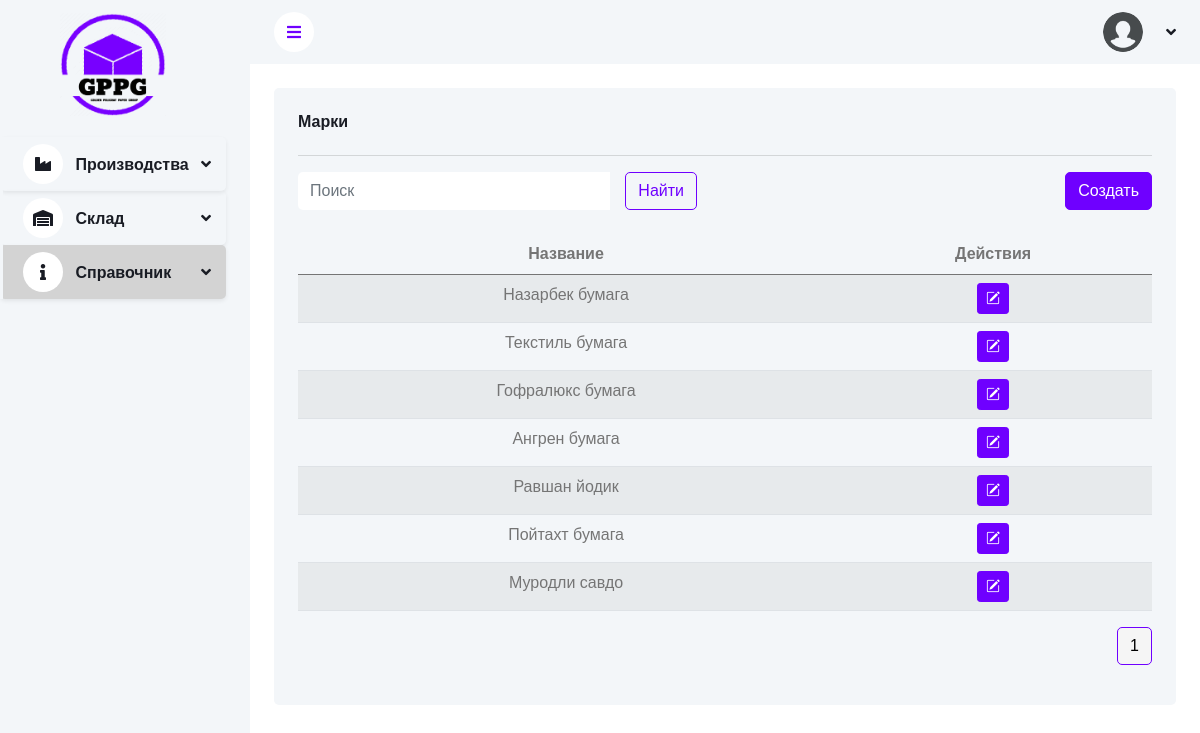
Page /info/brands/ on the committed database.
### apps/info/models.py (models this page shows, shortened)
class Brand(BaseModel):
	name = models.CharField(max_length=100, verbose_name="Название")
	class Meta:
		verbose_name = "Бренд"
		verbose_name_plural = "Бренды"

### apps/info/views.py (the view)
# urls.py: path('brands/', BrandListCreate.as_view(), name='brand-list'),
class BrandListCreate(BaseListCreateView):
	model = Brand
	form_class = BrandForm
	template_name = "info/brand_list.html"
	redirect_url = "info:brand-list"

### apps/shared/views.py (called while the page is built)
	@staticmethod
	def apply_pagination_and_search(queryset, request):
		search_query = request.GET.get('search')
		if search_query:
			search_query = search_query.strip()
			queryset = queryset.filter(Q(name__icontains=search_query))
		page_size = request.GET.get("page_size", 12)
		paginator = Paginator(queryset, page_size)
		page_num = request.GET.get("page", 1)
		page_obj = paginator.get_page(page_num)
		return page_obj

	def get_cache_key(self):
		return f'{self.model.__name__.lower()}_list_data'

	def get_queryset(self):
		cache_key = self.get_cache_key()
		cached_data = cache.get(cache_key)
		if cached_data is None:
			queryset = self.model.objects.all().order_by('-created_time')
			cached_data = list(queryset)  # Преобразуем queryset в список
			cache.set(cache_key, cached_data, timeout=self.cache_timeout)
			print(f"Data fetched from database and cached with key: {cache_key}")
		else:
			print(f"Data fetched from cache with key: {cache_key}")
		return cached_data

	def get_form(self):
		return self.form_class

	def get_template_name(self):
		return self.template_name

	def get(self, request):
		items = self.get_queryset()
		page_obj = self.apply_pagination_and_search(items, request)
		context = {
			'items': page_obj,
			'form': self.get_form(),
		}
		return render(request, self.get_template_name(), context)

### templates/info/brand_list.html (shortened to what this page needs)
{% extends 'base.html' %}
{% load static %}
{% block content %}
    <div class="container-fluid pt-4 px-4">
        <div class="row g-4">
            <div class="col-sm-12">
                <div class="bg-light rounded h-100 p-4">
                    <h6 class="mb-4">Марки</h6>
                    <hr>
                    <div class="row mb-2">
                        <div class="col-md-6">
                            {% include 'base/search_form.html' %}
                        </div>
                        <div class="col-md-6 text-end">
                            <button type="button" class="btn btn-primary" id="openCreateModalBtn"
                                    data-bs-toggle="modal" data-bs-target="#myModalCreate"
                                    data-action-url="{% url 'info:brand-list' %}">Создать
                            </button>
                        </div>
                    </div>
                    <div class="table-responsive">
                        <table class="table table-striped">
                            <thead>
                            <tr class="text-center">
                                <th scope="col">Название</th>
                                <th scope="col">Действия</th>
                            </tr>
                            </thead>
                            <tbody>
                            {% for brand in items %}
                                <tr class="text-center">
                                    <td>{{ brand.name }}</td>
                                    <td>
                                        <a href="" type="button" class="btn btn-primary btn-sm"><i
                                                class="bi bi-pencil-square"></i></a>
                                    </td>
                                </tr>
                            {% endfor %}
                            </tbody>
                        </table>
                    </div>
                    {% include 'base/pagination.html' with items=items %}
                </div>
            </div>
        </div>
    </div>
{% endblock %}

### static/css/style.css (style rules this page uses)
:root { --primary: #6f00ff; --light: #F3F6F9; --dark: #191C24; }
.btn { transition: 0.5s; }
.btn.btn-primary { color: #ffffff; }

### rows in the picture
Brand: name "Назарбек бумага"
Brand: name "Текстиль бумага"
Brand: name "Гофралюкс бумага"
Brand: name "Ангрен бумага"
Brand: name "Равшан йодик"
Brand: name "Пойтахт бумага"
Brand: name "Муродли савдо"

### other values in the picture
{{ i }} "1"
